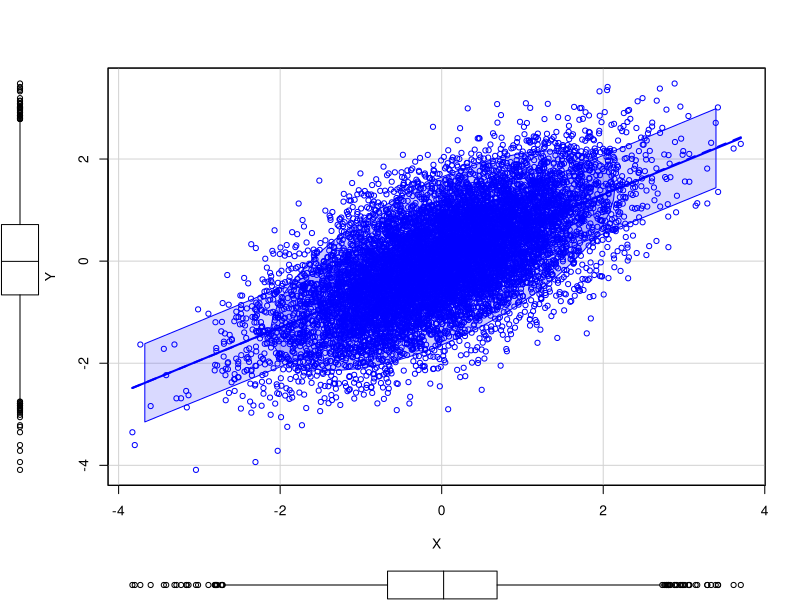

The R source for this figure: (Note: a time limit stopped this script after it produced the figure.)
## ---- chunk 1
Sys.time()
# These variables define our distribution
Xmean <- 0
Ymean <- 0
Xsd <- 1
Ysd <- 1
XYcor <- 0.65
#XYcor <- 0.4

# Derived variables
XYmean <- c(Xmean, Ymean)
XYcov <- matrix(c(1, XYcor, XYcor, 1), nrow=2, ncol=2)

# Create our multivariate normal distribution using mvrnorm in MASS
require(MASS)
 
#make this reproducible
set.seed(2)
 
# Don't make sample too large here, car scatterplot can be slow
myDraws <- mvrnorm(1e4, mu=XYmean, Sigma=XYcov)
myDraws <- data.frame(myDraws)
colnames(myDraws) <- c("X", "Y")

#check the mean, sd, and cor
apply(myDraws, 2, mean)
apply(myDraws, 2, sd)
cor(myDraws)

# Plot the distribution
require(car)
scatterplot(Y ~ X, data=myDraws, ellipse=TRUE, levels=c(0.5, 0.95, 0.99, 0.999, 0.9999))
## ---- chunk 2
Sys.time()
# These values take about 15 minutes
# numRuns <- 1e4
# popSize <- 1e5
numRuns <- 1e4
popSize <- 1e5

# Quick version for debugging
# numRuns <- 1e2
# popSize <- 1e4

# Also record X for a top portion of Y
topProp <- 0.001 # Try 0.1%
topN <- popSize*topProp

XOfLargestY <- 1:numRuns
XOfTopPropY <- 1:(numRuns*topN)

#make this reproducible
set.seed(2)
for (i in 1:numRuns) {
  myDraws <- mvrnorm(popSize, mu=XYmean, Sigma=XYcov)
  myDraws <- data.frame(myDraws)
  colnames(myDraws) <- c("X", "Y")
  XOfLargestY[i] <- myDraws$X[which.max(myDraws$Y)]
  XOfTopPropY[((i-1)*topN+1):(i*topN)] <- myDraws$X[head(order(myDraws$Y, decreasing=TRUE), n=topN)]
}
Sys.time()
## ---- chunk 3
require(lattice)
densityplot(XOfLargestY)
## ---- chunk 4
obs_dvals <- density(XOfLargestY)
dvals <- dnorm(obs_dvals$x,mean=0,sd=1)
prob <- data.frame(x = obs_dvals$x,
                    y = obs_dvals$y / dvals / popSize # Attempt to normalize this to prob.
                    )

xyplot(y ~ x, prob, type="l")
xyplot(log10(y) ~ x, prob, type="l")
## ---- chunk 5
densityplot(XOfTopPropY)
## ---- chunk 6
obs_dvals1 <- density(XOfTopPropY)
dvals1 <- dnorm(obs_dvals1$x,mean=0,sd=1)
prob1 <- data.frame(x = obs_dvals1$x,
                    y = obs_dvals1$y / dvals1 / popSize * topN # Attempt to normalize this to prob.
                    )

xyplot(y ~ x, prob1, type="l")
xyplot(log10(y) ~ x, prob1, type="l")
## ---- chunk 7
plot(density(XOfLargestY), xlim=c(min(XOfTopPropY), max(XOfTopPropY)), col="red",
#plot(density(XOfLargestY), xlim=c(min(XOfLargestY), max(XOfLargestY)), col="red",
     main=paste("Compare Densities of Largest and Top", topProp*100, "% of Y"),
     xlab="X")
lines(density(XOfTopPropY))
legend("topright", legend=c("Largest", paste("Top", topProp*100, "%")), lty=1, col=c("red", "black"))
## ---- chunk 8
#plot(prob$x, log10(prob$y), xlim=c(min(XOfTopPropY), max(XOfTopPropY)),
plot(prob$x, log10(prob$y), xlim=c(min(XOfLargestY), max(XOfLargestY)),
     ylim=c(min(log10(prob1$y)),max(log10(prob1$y))),
     col="red",
     main=paste("Compare Per-Person Likelihood of Largest and Top", topProp*100, "% of Y"),
     xlab="X", ylab="log10(probability)", type="l")
lines(prob1$x, log10(prob1$y))
legend("topleft", legend=c("Largest", paste("Top", topProp*100, "%")), lty=1, col=c("red", "black"))
